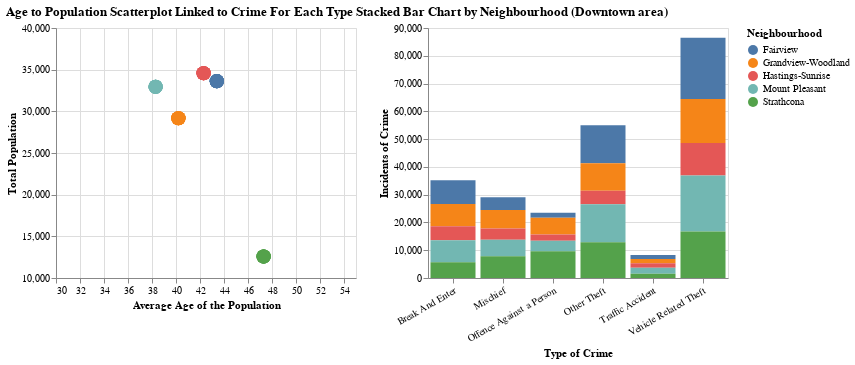

Notebook source saved alongside this figure:
### Code cell
# Second Vis:

# Select Neighbourhood, Mean Age, Total Population, and Type of Crime
df = df2.groupby(['Neighbourhood', 'TYPE', 'Average age of the population',
                   "Total - Age groups and average age of the population - 100% data"]).count()
df = df.rename(columns={"Unnamed: 0": "Count",})
df = pd.DataFrame(df.to_records())

df.head()

# Selector
selector = alt.selection_single(fields = ['Neighbourhood'])

#Create the Base Graph 
base = alt.Chart(df).properties(
    width=300,
    height=250,
).add_selection(selector)

# Create the ScatterPlot
points = base.mark_circle(size = 200).encode(
    x=alt.X('Average age of the population', scale = alt.Scale(domain = [30, 55]), title = "Average Age of the Population"),
    y=alt.Y('Total - Age groups and average age of the population - 100% data',
            scale = alt.Scale(domain = [10000, 40000]), title = "Total Population"),
    color='Neighbourhood:N',
    opacity=alt.condition(selector, alt.value(1), alt.value(0.1)),
    tooltip = [
        alt.Tooltip('Average age of the population'), 
        alt.Tooltip('Neighbourhood:N'), 
        alt.Tooltip('Total - Age groups and average age of the population - 100% data:N', 
                    title = 'Total Population in the Neighbourhood')
    ]   
)

#Create the Bar Chart
bar = base.mark_bar(opacity=1, thickness=100).encode(
    x=alt.X('TYPE:N', axis=alt.Axis(labelAngle=-30), title = "Type of Crime"),
    y=alt.Y('sum(Count)', title = "Incidents of Crime"),
    color= 'Neighbourhood:N',
    opacity=alt.condition(selector, alt.value(1), alt.value(0.25)),
    tooltip = [
        alt.Tooltip('TYPE', title = "Type of Crime"), 
        alt.Tooltip('Neighbourhood:N'), 
        alt.Tooltip('sum(Count)', 
                    title = 'Incedents of Crime')
    ]   
)

# Combine the two visualizations 
complete = (points | bar).properties(
    title = "Age to Population Scatterplot Linked to Crime For Each Type Stacked Bar Chart by Neighbourhood (Downtown area)"
)
complete
